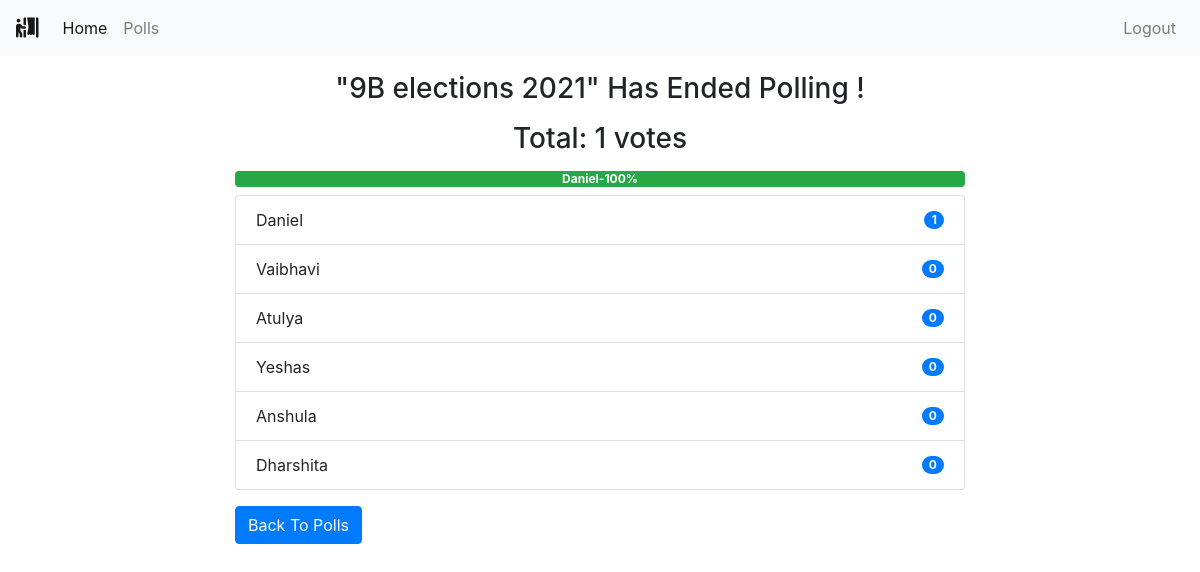
Screenshot of /polls/end/13/ (signed in) with the database file from the repository.
### polls/models.py (models this page shows, shortened)
class Poll(models.Model):
    owner = models.ForeignKey(User, on_delete=models.CASCADE)
    text = models.TextField()
    pub_date = models.DateTimeField(default=timezone.now)
    active = models.BooleanField(default=True)
    @property
    def get_vote_count(self):
        return self.vote_set.count()
    def get_result_dict(self):
        res = []
        for choice in self.choice_set.all():
            d = {}
            alert_class = ['primary', 'secondary', 'success',
                           'danger', 'dark', 'warning', 'info']
            d['alert_class'] = secrets.choice(alert_class)
            d['text'] = choice.choice_text
            d['num_votes'] = choice.get_vote_count
            if not self.get_vote_count:
                d['percentage'] = 0
            else:
                d['percentage'] = (choice.get_vote_count /
                                   self.get_vote_count)*100
            res.append(d)
        return res

class Choice(models.Model):
    poll = models.ForeignKey(Poll, on_delete=models.CASCADE)
    choice_text = models.CharField(max_length=255)
    @property
    def get_vote_count(self):
        return self.vote_set.count()

### polls/views.py (the view)
# urls.py: path('end/<int:poll_id>/', views.endpoll, name='end_poll'),
@ login_required
def endpoll(request, poll_id):
    poll = get_object_or_404(Poll, pk=poll_id)
    if request.user != poll.owner:
        return redirect('home')
    if poll.active is True:
        poll.active = False
        poll.save()
        if request.user.has_perm('polls.add_poll'):
            return render(request, 'polls/poll_result.html', {'poll': poll})
    else:
        return redirect('home')

### polls/templates/polls/poll_result.html
{% extends 'base.html' %}
{% block content %}
<div class="container">
    {% if messages %}
    <div class="messages">
        {% for message in messages %}
        <div {% if message.tags %} class="{{ message.tags }}" {% endif %}>{{ message }}
            <button type="button" class="close" data-dismiss="alert" aria-label="Close">
                <span aria-hidden="true">&times;</span>
            </button>
        </div>
        {% endfor %}
    </div>
    {% else %}
    <div class="row">
        <div class="col-md-8 offset-sm-2">
            {% if poll.active %}
            <h3 class="mt-3 mb-3 text-center">Result for: {{ poll.text }}</h3>
            {% else %}
            <h3 class="mt-3 mb-3 text-center">"{{ poll.text }}" Has Ended Polling !</h3>
            {% endif %}
            <h3 class="mb-2 text-center">Total: {{ poll.get_vote_count }} votes</h3>
            <div class="progress mt-3 mb-2">
                {% for choice in poll.get_result_dict %}
                <div class="progress-bar bg-{{ choice.alert_class }}" role="progressbar" style="width: {{ choice.percentage }}%;"
                    aria-valuenow="30" aria-valuemin="0" aria-valuemax="100"><b>
                        {{choice.text|truncatewords:2}}-{{choice.percentage|floatformat}}%</b>
                </div>
                {% endfor %}
            </div>
            <ul class="list-group">
                {% for choice in poll.choice_set.all %}
                <li class="list-group-item d-flex justify-content-between align-items-center">
                    {{ choice.choice_text }}
                    <span class="badge badge-primary badge-pill">{{ choice.get_vote_count }}</span>
                </li>
                {% endfor %}
            </ul>
            {% endif %}
            <a class="btn btn-primary mt-3" href="{% url 'polls:list' %}" role="button">Back To Polls</a>
        </div>
    </div>
</div>
{% endblock content %}

### rows the page displays
Poll: text "9B elections 2021", get_vote_count "1"
Choice: text "Daniel", choice_text "Daniel", get_vote_count "1"
Choice: choice_text "Vaibhavi", get_vote_count "0"
Choice: choice_text "Atulya", get_vote_count "0"
Choice: choice_text "Yeshas", get_vote_count "0"
Choice: choice_text "Anshula", get_vote_count "0"
Choice: choice_text "Dharshita", get_vote_count "0"

### other values shown
{{ choice.percentage|floatformat }} "100"
